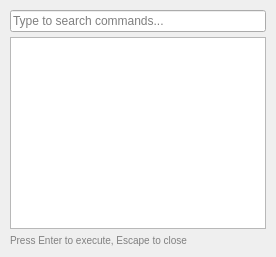
<?xml version="1.0" encoding="UTF-8"?>
<ui version="4.0">
 <class>CommandPaletteContents</class>
 <widget class="QWidget" name="CommandPaletteContents">
  <layout class="QVBoxLayout" name="verticalLayout">
   <property name="spacing">
    <number>5</number>
   </property>
   <property name="leftMargin">
    <number>10</number>
   </property>
   <property name="topMargin">
    <number>10</number>
   </property>
   <property name="rightMargin">
    <number>10</number>
   </property>
   <property name="bottomMargin">
    <number>10</number>
   </property>
   <item>
    <widget class="QLineEdit" name="searchInput">
     <property name="placeholderText">
      <string>Type to search commands...</string>
     </property>
    </widget>
   </item>
   <item>
    <widget class="QListView" name="commandList">
     <property name="minimumWidth">
      <number>500</number>
     </property>
     <property name="maximumHeight">
      <number>300</number>
     </property>
    </widget>
   </item>
   <item>
    <widget class="QLabel" name="hintLabel">
     <property name="text">
      <string>Press Enter to execute, Escape to close</string>
     </property>
     <property name="styleSheet">
      <string>color: gray; font-size: 10px;</string>
     </property>
    </widget>
   </item>
  </layout>
 </widget>
 <resources/>
 <connections/>
</ui>
